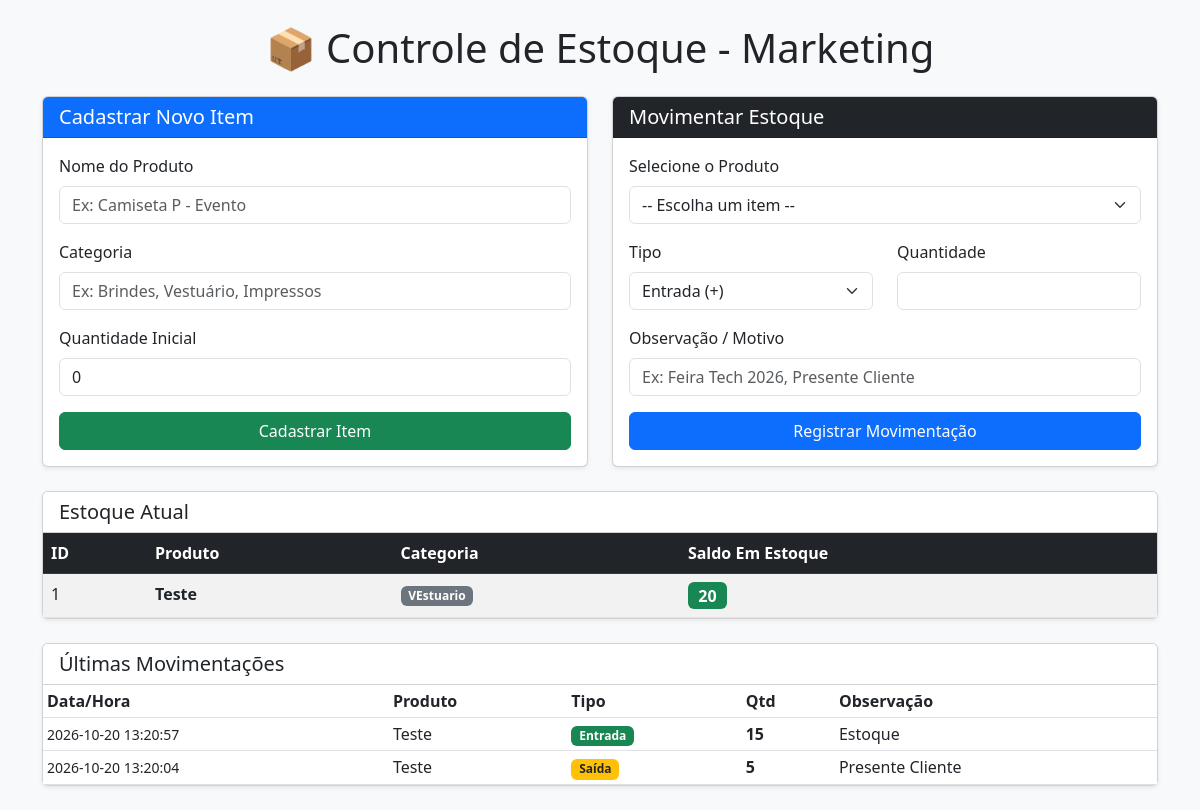
The page / on the database its author committed.
### tables this page shows
CREATE TABLE produtos (
            id INTEGER PRIMARY KEY AUTOINCREMENT,
            nome TEXT NOT NULL UNIQUE,
            categoria TEXT NOT NULL,
            quantidade INTEGER NOT NULL DEFAULT 0
        );

CREATE TABLE movimentacoes (
            id INTEGER PRIMARY KEY AUTOINCREMENT,
            produto_id INTEGER NOT NULL,
            tipo TEXT CHECK(tipo IN ('Entrada', 'Saida')) NOT NULL,
            quantidade INTEGER NOT NULL,
            observacao TEXT,
            data_hora DATETIME DEFAULT CURRENT_TIMESTAMP,
            FOREIGN KEY (produto_id) REFERENCES produtos (id)
        );

### app.py (the view)
@app.route('/')
def index():
    conn = get_db_connection()
    produtos = conn.execute('SELECT * FROM produtos').fetchall()
    movimentacoes = conn.execute('''
        SELECT m.id, p.nome, m.tipo, m.quantidade, m.observacao, m.data_hora
        FROM movimentacoes m
        JOIN produtos p ON m.produto_id = p.id
        ORDER BY m.data_hora DESC LIMIT 10
    ''').fetchall()
    conn.close()
    return render_template('index.html', produtos=produtos, movimentacoes=movimentacoes)

### app.py (called while the page is built)
def get_db_connection():
    conn = sqlite3.connect('estoque.db')
    conn.row_factory = sqlite3.Row  # Retorna resultados como dicionários
    return conn

### templates/index.html (shortened to what this page needs)
<!DOCTYPE html>
<html lang="pt-BR">
<head>
    <link href="https://cdn.jsdelivr.net/npm/bootstrap@5.3.0/dist/css/bootstrap.min.css" rel="stylesheet">
</head>
<body class="bg-light">
<div class="container py-4">
    <h1 class="mb-4 text-center">📦 Controle de Estoque - Marketing</h1>
    <div class="row g-4">
        <div class="col-md-6">
            <div class="card shadow-sm h-100">
                <div class="card-header bg-primary text-white">
                    <h5 class="card-title mb-0">Cadastrar Novo Item</h5>
                </div>
                <div class="card-body">
                    <form action="/cadastrar" method="POST">
                        <div class="mb-3">
                            <label class="form-label">Nome do Produto</label>
                            <input type="text" name="nome" class="form-control" placeholder="Ex: Camiseta P - Evento" required>
                        </div>
                        <div class="mb-3">
                            <label class="form-label">Categoria</label>
                            <input type="text" name="categoria" class="form-control" placeholder="Ex: Brindes, Vestuário, Impressos" required>
                        </div>
                        <div class="mb-3">
                            <label class="form-label">Quantidade Inicial</label>
                            <input type="number" name="quantidade" class="form-control" value="0" min="0">
                        </div>
                        <button type="submit" class="btn btn-success w-100">Cadastrar Item</button>
                    </form>
                </div>
            </div>
        </div>
        <div class="col-md-6">
            <div class="card shadow-sm h-100">
                <div class="card-header bg-dark text-white">
                    <h5 class="card-title mb-0">Movimentar Estoque</h5>
                </div>
                <div class="card-body">
                    <form action="/movimentar" method="POST">
                        <div class="mb-3">
                            <label class="form-label">Selecione o Produto</label>
                            <select name="produto_id" class="form-select" required>
                                <option value="">-- Escolha um item --</option>
                            </select>
                        </div>
                        <div class="row mb-3">
                            <div class="col-6">
                                <label class="form-label">Tipo</label>
                                <select name="tipo" class="form-select" required>
                                    <option value="Entrada">Entrada (+)</option>
                                </select>
                            </div>
                            <div class="col-6">
                                <label class="form-label">Quantidade</label>
                                <input type="number" name="quantidade" class="form-control" min="1" required>
                            </div>
                        </div>
                        <div class="mb-3">
                            <label class="form-label">Observação / Motivo</label>
                            <input type="text" name="observacao" class="form-control" placeholder="Ex: Feira Tech 2026, Presente Cliente">
                        </div>
                        <button type="submit" class="btn btn-primary w-100">Registrar Movimentação</button>
                    </form>
                </div>
            </div>
        </div>
    </div>
    <div class="card shadow-sm my-4">
        <div class="card-header bg-white">
            <h5 class="card-title mb-0">Estoque Atual</h5>
        </div>
        <div class="card-body p-0">
            <table class="table table-striped table-hover mb-0">
                <thead class="table-dark">
                    <tr>
                        <th>ID</th>
                        <th>Produto</th>
                        <th>Categoria</th>
                        <th>Saldo Em Estoque</th>
                    </tr>
                </thead>
                <tbody>
                    {% for p in produtos %}
                    <tr>
                        <td>{{ p.id }}</td>
                        <td><strong>{{ p.nome }}</strong></td>
                        <td><span class="badge bg-secondary">{{ p.categoria }}</span></td>
                        <td>
                            {% if p.quantidade < 5 %}
                                <span class="badge bg-danger fs-6">{{ p.quantidade }} (Baixo)</span>
                            {% else %}
                                <span class="badge bg-success fs-6">{{ p.quantidade }}</span>
                            {% endif %}
                        </td>
                    </tr>
                    {% else %}
                    <tr>
                        <td colspan="4" class="text-center py-3 text-muted">Nenhum produto cadastrado.</td>
                    </tr>
                    {% endfor %}
                </tbody>
            </table>
        </div>
    </div>
    <div class="card shadow-sm">
        <div class="card-header bg-white">
            <h5 class="card-title mb-0">Últimas Movimentações</h5>
        </div>
        <div class="card-body p-0">
            <table class="table table-sm mb-0">
                <thead>
                    <tr>
                        <th>Data/Hora</th>
                        <th>Produto</th>
                        <th>Tipo</th>
                        <th>Qtd</th>
                        <th>Observação</th>
                    </tr>
                </thead>
                <tbody>
                    {% for m in movimentacoes %}
                    <tr>
                        <td><small>{{ m.data_hora }}</small></td>
                        <td>{{ m.nome }}</td>
                        <td>
                            {% if m.tipo == 'Entrada' %}
                                <span class="badge bg-success">Entrada</span>
                            {% else %}
                                <span class="badge bg-warning text-dark">Saída</span>
                            {% endif %}
                        </td>
                        <td><strong>{{ m.quantidade }}</strong></td>
                        <td>{{ m.observacao or '-' }}</td>
                    </tr>
                    {% else %}
                    <tr>
                        <td colspan="5" class="text-center py-3 text-muted">Nenhuma movimentação realizada ainda.</td>
                    </tr>
                    {% endfor %}
                </tbody>
            </table>
        </div>
    </div>
</div>
</body>
</html>

### rows shown on the page
produtos: id "1", nome "Teste", categoria "VEstuario", quantidade "20"
movimentacoes: data_hora "2026-10-20 13:20:57", nome "Teste", tipo "Entrada", quantidade "15", observacao "Estoque"
movimentacoes: data_hora "2026-10-20 13:20:04", nome "Teste", tipo "Saída", quantidade "5", observacao "Presente Cliente"
